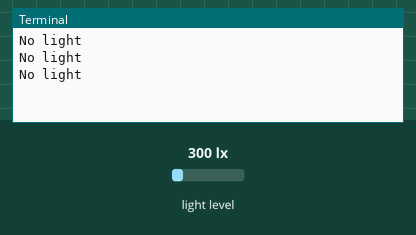
The program below on a simulated Raspberry Pi (BCM pin numbers). On the bench: the last lines printed to the terminal. Inputs (shaded band) come from the test bench; at power-on: light level 300 lx.

Above: at 1.2 s.
1.3 s: light level set to 40 lx
At 1.8 s:
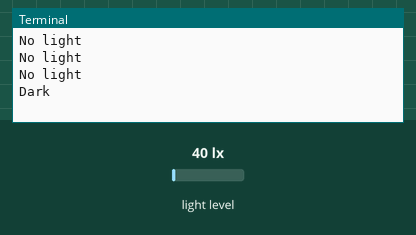
3.0 s: light level set to 500 lx
At 3.4 s:
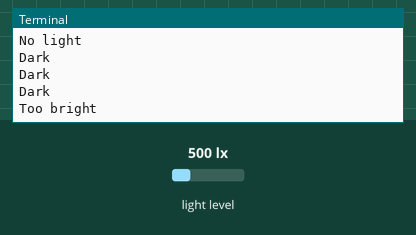
4.5 s: light level set to 180 lx
At 4.9 s:
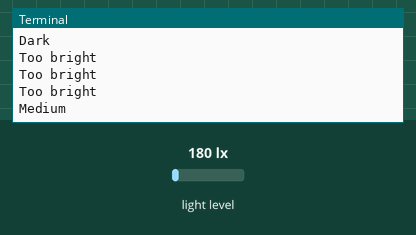
6.0 s: light level set to 220 lx
At 6.4 s:
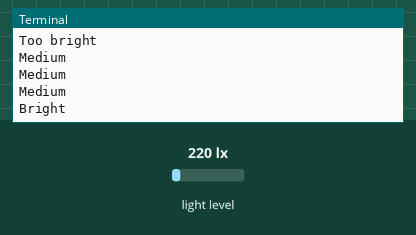

Measured:
- after the input at 1.3 s, the terminal: prints a new line after 0.21 s (image 1)
- after the input at 3.0 s, the terminal: prints a new line at once (image 2)
- after the input at 4.5 s, the terminal: prints a new line at once (image 3)
- after the input at 6.0 s, the terminal: prints a new line at once (image 4)

The program:

i2c.py
```python
#!/usr/bin/python3

import smbus
import time

DEVICE     = 0x23 # Default device I2C address
POWER_DOWN = 0x00 # No active state
POWER_ON   = 0x01 # Power on
RESET      = 0x07 # Reset data register value
ONE_TIME_HIGH_RES_MODE = 0X20

bus = smbus.SMBus(1) # Rev 2 Pi uses 1

def convertToNumber(data):
    return ((data[1] + (256 * data[0])) / 1.2)

def readLight(addr=DEVICE):
    data = bus.read_i2c_block_data(addr, ONE_TIME_HIGH_RES_MODE)
    return convertToNumber(data)

def main():
    while True:
        x = readLight()
        if x > 300:
            print("Too bright")
        elif x < 300 and x > 200:
            print("Bright")
        elif x < 200 and x > 100:
            print("Medium")
        elif x < 100 and x > 20:
            print("Dark")
        else:
            print("No light")
        time.sleep(0.5)

if __name__=="__main__":
    try:
        main()
    except KeyboardInterrupt:
        print("Measurement stopped by User")
```
